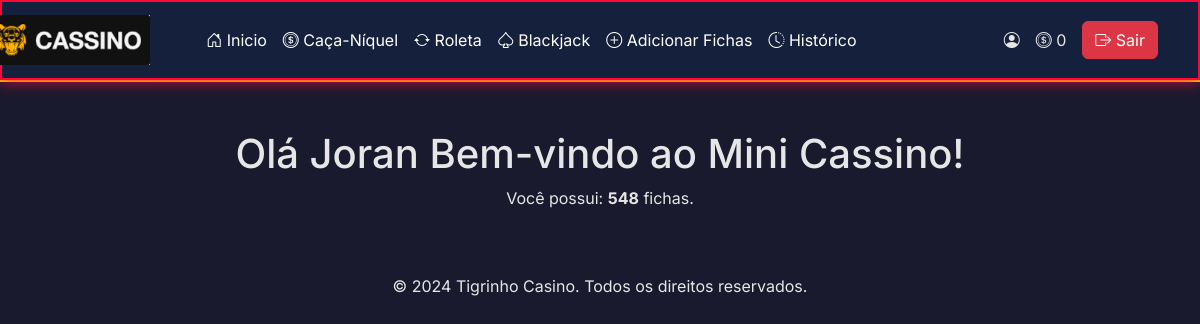
Page /homepage (signed in) on the earlier database version.
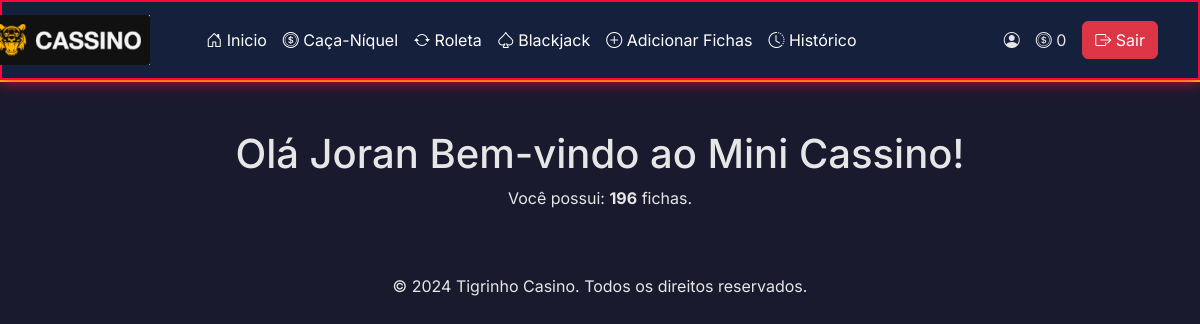
Same page on the later database version.
### tables this page shows
CREATE TABLE users (
    id INTEGER PRIMARY KEY AUTOINCREMENT,
    username TEXT NOT NULL,
    password TEXT NOT NULL
, saldo INTEGER DEFAULT 100, ganhos INTEGER, perdas INTEGER);

### app.py (the view)
@app.route('/homepage')
@login_required
def homepage():
    user_id = session.get('user_id')
    user = db.execute("SELECT username, saldo FROM users WHERE id = ?", user_id)
    if not user:
        flash("Erro ao carregar perfil. Faça login novamente.", "danger")
        return redirect(url_for('logout'))
    return render_template('homepage.html',
                         username=user[0]["username"],
                         saldo=user[0]["saldo"])

### help.py (called while the page is built)
def login_required(f):
    @wraps(f)
    def decorated_function(*args, **kwargs):
        if 'user_id' not in session:
            return redirect(url_for('login'))
        return f(*args, **kwargs)
    return decorated_function

### templates/homepage.html (shortened to what this page needs)
{% extends "layout.html" %}
{% block main %}
<div class="container text-center">
   <h1>Olá {{ username }} Bem-vindo ao Mini Cassino!</h1>
   {% if saldo is not none %}
       <p>Você possui: <strong>{{ saldo }}</strong> fichas.</p>
   {% else %}
       <p>Erro: Não foi possível carregar seu saldo.</p>
   {% endif %}
</div>
{% endblock %}

Differences in the rows shown:
changed users "Joran": saldo "548" → (not shown)
Other differences:
{{ saldo }}: (not shown) → "196"
